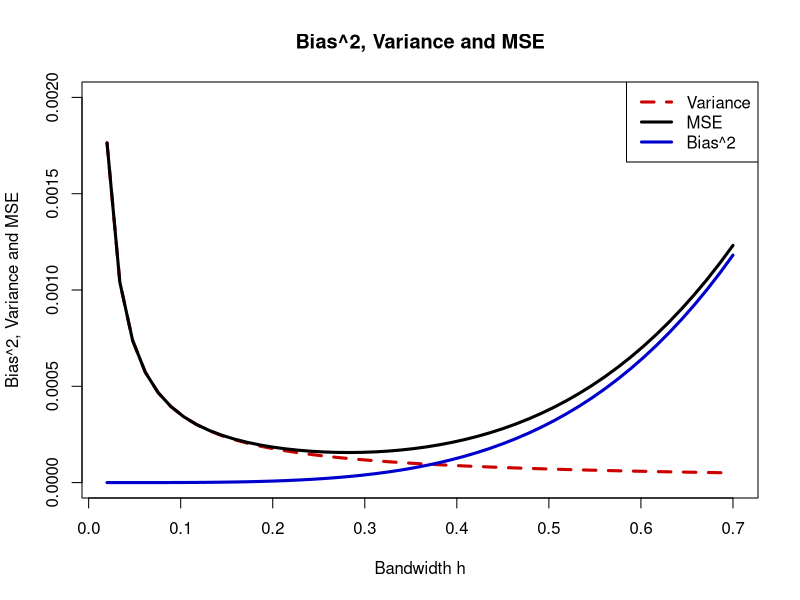

Write R code to recreate this figure.

# clear variables and close windows
rm(list = ls(all = TRUE))
graphics.off()

# parameter settings
phi = 0.4   # probability of choosing distribution one
mu  = -3    # mean of distribution one
mu2 = 1     # second moment
x0  = -1.2  # point at which the kernel density is to be evaluated

h  = seq(0.02, 0.7, length = 50)  # vector of bandwidth
n  = 1000                         # sample size
ck = 1/(2 * sqrt(pi))             # L2 norm of the Kernel

ff  = phi * dnorm(x0) + (1 - phi) * dnorm(x0 - mu)                           # true density
f2  = phi * (x0^2) * dnorm(x0) + (1 - phi) * ((x0 - mu)^2) * dnorm(x0 - mu)  # its second derivative
f2  = f2 - phi * dnorm(x0) - (1 - phi) * dnorm(x0 - mu)                      # minus true density
b   = h^2 * f2 * mu2/2  # bias
b2  = b^2               # squared bias
v   = ff * ck/(n * h)   # variance
mse = b2 + v            # mean squared error

# plot
plot(h, v, ylim = c(0, 0.002), type = "l", lwd = 3, lty = 2, col = "red3", xlab = "Bandwidth h", 
    ylab = "Bias^2, Variance and MSE")
title("Bias^2, Variance and MSE")
lines(h, mse, lwd = 3, col = "black")
lines(h, b2, lwd = 3, col = "blue3")
legend("topright", c("Variance", "MSE", "Bias^2"), lty = c(2, 1, 1), lwd = c(3, 3, 
    3), col = c("red3", "black", "blue3"))

